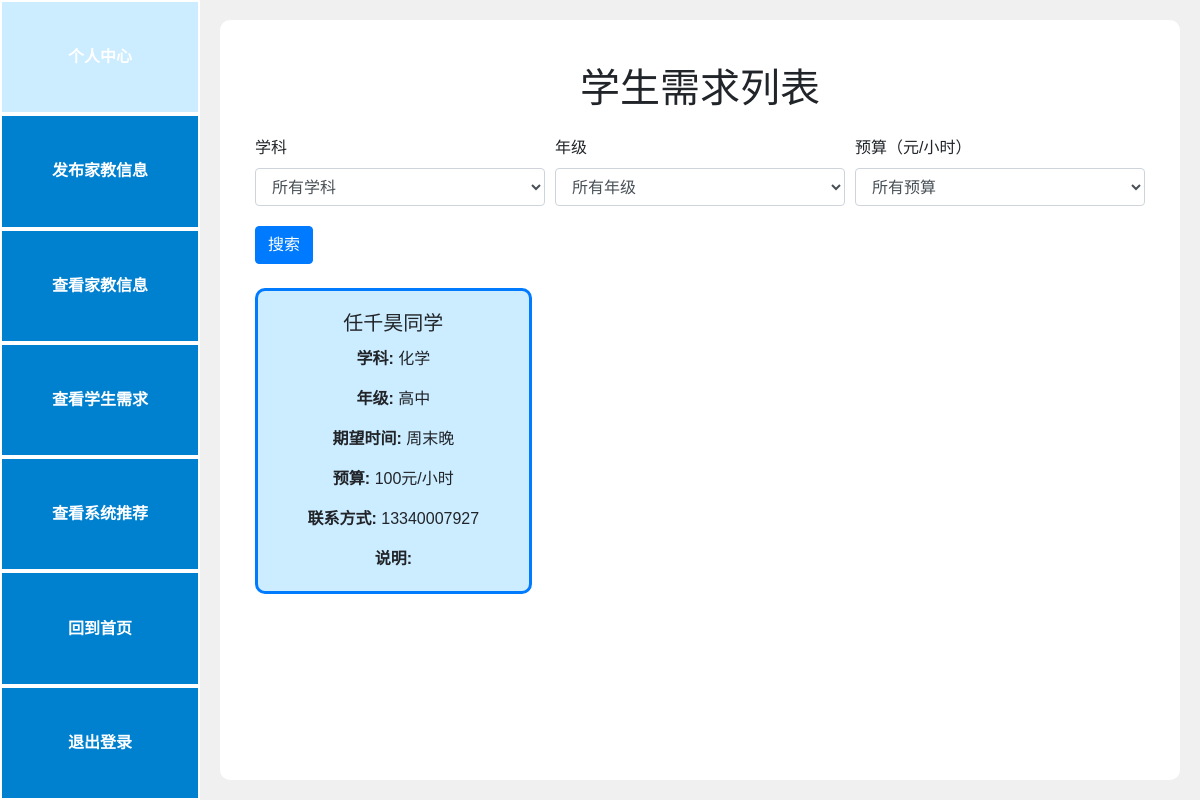
Page /students (signed in) on the committed database.
### models.py (models this page shows)
class StudentRequest(db.Model):
    id = db.Column(db.Integer, primary_key=True)
    user_id = db.Column(db.Integer, db.ForeignKey('user.id'), nullable=False)
    name = db.Column(db.String(80), nullable=False)
    subject = db.Column(db.String(80), nullable=False)
    grade = db.Column(db.String(80), nullable=False)
    time = db.Column(db.String(80), nullable=False)
    budget = db.Column(db.String(80), nullable=False)
    phoneNumber = db.Column(db.String(20), unique=False, nullable=False)
    information = db.Column(db.Text, unique=False, nullable=False)

### app.py (the view, shortened to what this page needs)
@app.route('/students')
def students():
    subject = request.args.get('subject')
    grade = request.args.get('grade')
    budget = request.args.get('budget')
    query = StudentRequest.query
    if subject:
        query = query.filter(StudentRequest.subject == subject)
    if grade:
        query = query.filter(StudentRequest.grade == grade)
    student_requests = query.all()
    return render_template('students.html', students=student_requests, user=g.user)

### app.py (called while the page is built)
@app.before_request
def create_tables():
    if not hasattr(g, 'first_request'):  # 保证该函数只在第一次访问时执行
        g.first_request = True
        db.create_all()  # 创建所有在模型中定义的数据库表格

@app.before_request
def before_request():
    g.user = None
    if 'user_id' in session:
        g.user = User.query.get(session['user_id'])

### templates/students.html (shortened to what this page needs)
{% if user.role == 'tutor' %}
    {% extends "base_tutor.html" %}
{% else %}
    {% extends "base_student.html" %}
{% endif %}
{% block content %}
<div class="container mt-4">
    <h1 class="mb-4" style="text-align: center;">学生需求列表</h1>
    <form method="GET" action="{{ url_for('students') }}" class="mb-4">
        <div class="form-row">
            <div class="form-group col-md-4">
                <label for="subject">学科</label>
                <select id="subject" name="subject" class="form-control">
                    <option value="">所有学科</option>
                </select>
            </div>
            <div class="form-group col-md-4">
                <label for="grade">年级</label>
                <select id="grade" name="grade" class="form-control">
                    <option value="">所有年级</option>
                </select>
            </div>
            <div class="form-group col-md-4">
                <label for="budget">预算（元/小时）</label>
                <select id="budget" name="budget" class="form-control">
                    <option value="">所有预算</option>
                </select>
            </div>
        </div>
        <button type="submit" class="btn btn-primary">搜索</button>
    </form>
    <div class="row">
        {% for student in students %}
        <div class="col-md-4 mb-4">
            <div class="card h-100">
                <div class="card-body">
                    <h5 class="card-title" style="text-align: center;">{{ student.name }}同学</h5>
                    <p class="card-text" style="text-align: center;"><strong>学科: </strong> {{ student.subject }}</p>
                    <p class="card-text" style="text-align: center;"><strong>年级: </strong>{{ student.grade }}</p>
                    <p class="card-text" style="text-align: center;"><strong>期望时间: </strong>{{ student.time }}</p>
                    <p class="card-text" style="text-align: center;"><strong>预算:</strong> {{ student.budget }}元/小时</p>
                    <p class="card-text" style="text-align: center;"><strong>联系方式: </strong>{{ student.phoneNumber }}</p>
                    <p class="card-text" style="text-align: center;"><strong>说明: </strong>{{ student.information }}</p>
                </div>
            </div>
        </div>
        {% endfor %}
    </div>
</div>
{% endblock %}

### templates/base_tutor.html (style rules this page uses)
body { font-family: Arial, sans-serif; display: flex; height: 100vh; margin: 0; background-color: #f0f0f0; background-attachment: fixed; }

### templates/students.html (style rules this page uses)
.card { background-color: #CCECFF; border: 3px solid #007BFF; border-radius: 10px; }
.form-group { margin-bottom: 20px; }

### rows in the picture
StudentRequest: name "任千昊", subject "化学", grade "高中", time "周末晚", budget "100", phoneNumber "13340007927"
